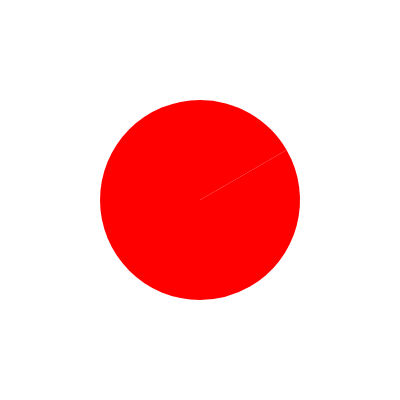

Here is the Vega-Lite specification saved for this chart:
### Vega specification from a JSON file in a GitHub repository (floating-point values rounded to 4 significant figures)
{"width": 200, "height": 200, "data": [{"name": "t", "values": [[1], [2], [3]], "transform": [{"type": "pie", "field": "0"}]}], "marks": [{"type": "arc", "from": {"data": "t"}, "encode": {"enter": {"x": {"value": 100}, "y": {"value": 100}, "startAngle": {"field": "startAngle"}, "endAngle": {"field": "endAngle"}, "outerRadius": {"value": 50}, "fill": {"value": "red"}}}}]}
